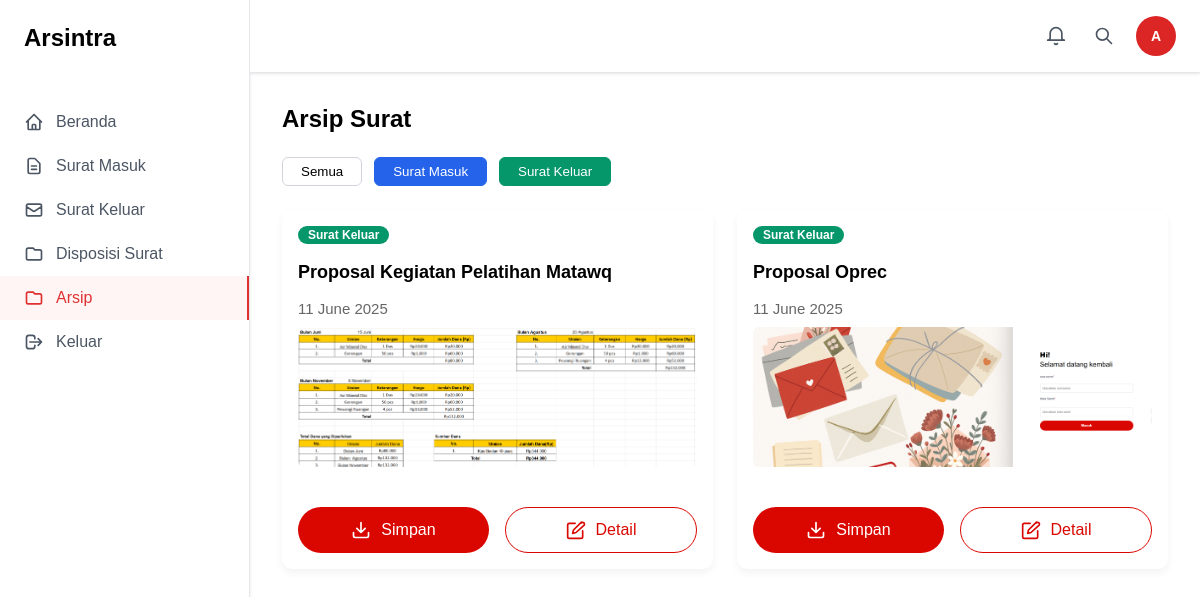
/users/arsip.php (signed in), run on the app's committed database.
### tables this page shows
CREATE TABLE surat_keluar (
    id INT PRIMARY KEY AUTO_INCREMENT,
    nomor_surat VARCHAR(50) NOT NULL,
    nama_surat VARCHAR(100) NOT NULL,
    kategori VARCHAR(50) NOT NULL,
    tanggal_keluar DATE NOT NULL,
    di_keluarkan VARCHAR(100) NOT NULL,
    tujuan_surat VARCHAR(100) NOT NULL,
    deskripsi_surat TEXT NOT NULL,
    file_path VARCHAR(255),
    status ENUM('draft', 'terkirim') DEFAULT 'draft',
    created_by INT,
    created_at TIMESTAMP DEFAULT CURRENT_TIMESTAMP,
    updated_at TIMESTAMP DEFAULT CURRENT_TIMESTAMP ON UPDATE CURRENT_TIMESTAMP,
    FOREIGN KEY (created_by) REFERENCES users(id)
);

### users/arsip.php (the view, shortened to what this page needs)
<?php
require_once '../config.php';
$stmt = $conn->prepare("
    SELECT sm.*, u.nama_lengkap as created_by_name, 'masuk' as tipe, sm.tanggal_masuk as tanggal_arsip
    FROM surat_masuk sm
    LEFT JOIN users u ON sm.created_by = u.id
    WHERE sm.status = 'selesai'
");
$stmt->execute();
$surat_masuk = $stmt->get_result()->fetch_all(MYSQLI_ASSOC);
$stmt = $conn->prepare("
    SELECT sk.*, u.nama_lengkap as created_by_name, 'keluar' as tipe, sk.tanggal_keluar as tanggal_arsip
    FROM surat_keluar sk
    LEFT JOIN users u ON sk.created_by = u.id
");
$stmt->execute();
$surat_keluar = $stmt->get_result()->fetch_all(MYSQLI_ASSOC);
$arsip = array_merge($surat_masuk, $surat_keluar);
usort($arsip, function($a, $b) {
    return strtotime($b['tanggal_arsip']) - strtotime($a['tanggal_arsip']);
});
?>
<!DOCTYPE html>
<html lang="id">
<head>
  <link rel="stylesheet" href="../css/style.css" />
</head>
<body>
  <div class="container">
    <div class="sidebar">
      <div class="sidebar-header">
        <h1>Arsintra</h1>
      </div>
      <nav class="sidebar-nav">
        <a href="./dashboard.php" class="sidebar-item">
          <svg class="icon" viewBox="0 0 24 24">
            <path d="M3 12l2-2m0 0l7-7 7 7M5 10v10a1 1 0 001 1h3m10-11l2 2m-2-2v10a1 1 0 01-1 1h-3m-6 0a1 1 0 001-1v-4a1 1 0 011-1h2a1 1 0 011 1v4a1 1 0 001 1m-6 0h6"></path>
          </svg>
          <span>Beranda</span>
        </a>
        <a href="./surat-masuk.php" class="sidebar-item">
          <svg class="icon" viewBox="0 0 24 24">
            <path d="M9 12h6m-6 4h6m2 5H7a2 2 0 01-2-2V5a2 2 0 012-2h5.586a1 1 0 01.707.293l5.414 5.414a1 1 0 01.293.707V19a2 2 0 01-2 2z"></path>
          </svg>
          <span>Surat Masuk</span>
        </a>
        <a href="./surat-keluar.php" class="sidebar-item ">
          <svg class="icon" viewBox="0 0 24 24">
            <path d="M3 8l7.89 5.26a2 2 0 002.22 0L21 8M5 19h14a2 2 0 002-2V7a2 2 0 00-2-2H5a2 2 0 00-2 2v10a2 2 0 002 2z"></path>
          </svg>
          <span>Surat Keluar</span>
        </a>
        <a href="./disposisi-surat.php" class="sidebar-item">
          <svg class="icon" viewBox="0 0 24 24">
            <path d="M3 7v10a2 2 0 002 2h14a2 2 0 002-2V9a2 2 0 00-2-2h-6l-2-2H5a2 2 0 00-2 2z"></path>
          </svg>
          <span>Disposisi Surat</span>
        </a>
        <a href="./arsip.php" class="sidebar-item active">
          <svg class="icon" viewBox="0 0 24 24">
            <path d="M3 7v10a2 2 0 002 2h14a2 2 0 002-2V9a2 2 0 00-2-2h-6l-2-2H5a2 2 0 00-2 2z"></path>
          </svg>
          <span>Arsip</span>
        </a>
        <a href="./logout.php" class="sidebar-item">
          <svg class="icon" viewBox="0 0 24 24">
            <path d="M17 16l4-4m0 0l-4-4m4 4H7m6 4v1a3 3 0 01-3 3H6a3 3 0 01-3-3V7a3 3 0 013-3h4a3 3 0 013 3v1"></path>
          </svg>
          <span>Keluar</span>
        </a>
      </nav>
    </div>
        <div class="main-content">
            <header class="header">
                <div class="header-actions">
                    <button class="icon-button">
                        <svg class="icon" viewBox="0 0 24 24">
                            <path d="M22 17H2a3 3 0 0 0 3-3V9a7 7 0 0 1 14 0v5a3 3 0 0 0 3 3zm-8.27 4a2 2 0 0 1-3.46 0"></path>
                        </svg>
                    </button>
                    <button class="icon-button">
                        <svg class="icon" viewBox="0 0 24 24">
                            <path d="M21 21l-6-6m2-5a7 7 0 11-14 0 7 7 0 0114 0z"></path>
                        </svg>
                    </button>
                    <div class="avatar" title="<?php echo htmlspecialchars($_SESSION['user_name']); ?>">
                        <span><?php echo strtoupper(substr($_SESSION['user_name'], 0, 1)); ?></span>
                    </div>
                </div>
            </header>
    <main class="content">
    <h2>Arsip Surat</h2>
    <div style="margin-bottom:24px;display:flex;gap:12px;">
        <button class="arsip-filter-btn" data-filter="all" style="padding:6px 18px;border-radius:6px;border:1px solid #d1d5db;background:#fff;cursor:pointer;font-weight:500;">Semua</button>
        <button class="arsip-filter-btn" data-filter="masuk" style="padding:6px 18px;border-radius:6px;border:1px solid #2563eb;background:#2563eb;color:#fff;cursor:pointer;font-weight:500;">Surat Masuk</button>
        <button class="arsip-filter-btn" data-filter="keluar" style="padding:6px 18px;border-radius:6px;border:1px solid #059669;background:#059669;color:#fff;cursor:pointer;font-weight:500;">Surat Keluar</button>
    </div>
    <div class="grid-container">
        <?php foreach ($arsip as $surat): ?>
        <div class="card arsip-card" data-tipe="<?php echo $surat['tipe']; ?>">
            <div style="display:flex;align-items:center;gap:8px;margin-bottom:8px;">
                <span style="font-size:12px;font-weight:600;padding:2px 10px;border-radius:12px;
                    <?php if($surat['tipe']==='masuk'){echo 'background:#2563eb;color:#fff;';}else{echo 'background:#059669;color:#fff;';} ?>
                ">
                    <?php echo $surat['tipe']==='masuk'?'Surat Masuk':'Surat Keluar'; ?>
                </span>
            </div>
            <h3 style="font-weight:600;min-height:40px;display:flex;align-items:center;gap:10px;">
                <?php echo htmlspecialchars($surat['nama_surat']); ?>
            </h3>
            <p style="color:#666;font-size:15px;margin-bottom:10px;">
                <?php echo date('d F Y', strtotime($surat['tanggal_arsip'])); ?>
            </p>
            <?php
            $file_path = !empty($surat['file_path']) ? '../' . $surat['file_path'] : '';
            $img_src = !empty($surat['file_path']) ? $surat['file_path'] : '';
            $file_ext = strtolower(pathinfo($file_path, PATHINFO_EXTENSION));
            $is_image = in_array($file_ext, ['jpg','jpeg','png']);
            ?>
            <?php if ($is_image && file_exists($file_path)): ?>
                <img src="<?php echo htmlspecialchars($img_src); ?>" alt="Scan Surat" class="surat-image" style="width:100%;height:140px;object-fit:cover;border-radius:6px;margin-bottom:1rem;" />
            <?php else: ?>
                <img src="../asset/image/surat-preview.png" alt="Surat" class="surat-image" style="width:100%;height:140px;object-fit:cover;border-radius:6px;margin-bottom:1rem;" />
            <?php endif; ?>
            <div class="button-group-arsip" style="display:flex;gap:16px;align-items:center;">
                <a href="download-surat.php?id=<?php echo $surat['id']; ?>&type=<?php echo $surat['tipe']; ?>" style="font-weight: 400; gap: 10px; display: flex; align-items: center;" class="btn btn-primary" title="Download Scan Surat">
                    <svg class="icon" viewBox="0 0 24 24">
                        <path d="M21 15v4a2 2 0 01-2 2H5a2 2 0 01-2-2v-4m4-5l5 5 5-5m-5 5V3"></path>
                    </svg>Simpan
                </a>
                <a href="<?php echo $surat['tipe'] === 'masuk' ? 'detail-surat-masuk.php?id=' . $surat['id'] : 'detail-surat-keluar.php?id=' . $surat['id']; ?>" style="color: #da0700; gap: 10px; display: flex; align-items: center;" class="btn btn-secondary">
                    <svg class="icon" viewBox="0 0 24 24">
                        <path d="M11 4H4a2 2 0 00-2 2v14a2 2 0 002 2h14a2 2 0 002-2v-7m-1.5-9.5a2.121 2.121 0 113 3L12 15l-4 1 1-4 9.5-9.5z"></path>
                    </svg>Detail
                </a>
            </div>
        </div>
        <?php endforeach; ?>
    </div>
</main>
</div>
</div>
</body>
</html>

### css/style.css (style rules this page uses)
* { box-sizing: border-box; margin: 0; padding: 0; font-family: Arial, sans-serif; }
body, html { height: 100%; }
.button-group-arsip { margin-top: 20px; display: flex; flex-direction: row; justify-content: center; align-items: center; gap: 16px; }
.btn { width: 100%; height: 46px; border-radius: 999px; font-size: 16px; display: flex; align-items: center; justify-content: center; text-decoration: none; border: none; cursor: pointer; }
.btn-primary { background-color: #da0700; color: white; font-weight: 700; }
.btn-secondary { background-color: white; color: black; font-weight: 400; border: 1px solid #da0700; }
.container { display: flex; height: 100vh; background-color: #ffffff; }
.sidebar { width: 250px; background-color: #ffffff; border-right: 1px solid #e5e7eb; box-shadow: 0 1px 3px 0 rgba(0, 0, 0, 0.1); display: flex; flex-direction: column; }
.sidebar-header { padding: 1.5rem; }
.sidebar-header h1 { font-size: 1.5rem; font-weight: 700; }
.sidebar-nav { margin-top: 1.5rem; }
.sidebar-item { display: flex; align-items: center; gap: 0.75rem; padding: 0.75rem 1.5rem; color: #4b5563; text-decoration: none; transition: background-color 0.2s; }
.sidebar-item.active { background-color: #fff5f5; color: #e03131; font-weight: 500; border-right: 2px solid #e03131; }
.icon { width: 1.25rem; height: 1.25rem; stroke: currentColor; stroke-width: 2; stroke-linecap: round; stroke-linejoin: round; fill: none; }
.main-content { flex: 1; display: flex; flex-direction: column; overflow: auto; }
.header { display: flex; align-items: center; justify-content: space-between; padding: 1rem 1.5rem; background-color: #ffffff; border-bottom: 1px solid #e5e7eb; box-shadow: 0 1px 3px 0 rgba(0, 0, 0, 0.1); }
.header-actions { display: flex; align-items: center; gap: 1rem; }
.icon-button { display: flex; align-items: center; justify-content: center; width: 2rem; height: 2rem; border-radius: 9999px; border: none; background-color: transparent; color: #4b5563; cursor: pointer; transition: background-color 0.2s; }
.avatar { display: flex; align-items: center; justify-content: center; width: 2rem; height: 2rem; border-radius: 9999px; background-color: #e03131; color: #ffffff; font-size: 0.875rem; font-weight: 500; cursor: pointer; }
.avatar { width: 32px; height: 32px; background-color: #e03131; border-radius: 50%; }
.content { padding: 2rem; }
.content h2 { font-size: 24px; margin-bottom: 1.5rem; }
.grid-container { display: grid; grid-template-columns: repeat(auto-fill, minmax(280px, 1fr)); gap: 1.5rem; }
.card { background-color: #fff; border-radius: 10px; padding: 1rem; box-shadow: 0 4px 8px rgba(0,0,0,0.05); transition: transform 0.2s ease; }
.card h3 { font-size: 18px; margin-bottom: 0.5rem; }
.card p { font-size: 14px; color: #555; margin-bottom: 1rem; }
.surat-image { width: 100%; height: auto; border-radius: 6px; margin-bottom: 1rem; }
.avatar { width: 2.5rem; height: 2.5rem; background: #dc2626; border-radius: 50%; display: flex; align-items: center; justify-content: center; color: white; font-weight: 600; cursor: pointer; }

### data on the page
surat_keluar: nama_surat "Proposal Kegiatan Pelatihan Matawq", tanggal_keluar "11 June 2025", file_path (picture)
surat_keluar: nama_surat "Proposal Oprec", tanggal_keluar "11 June 2025", file_path (picture)

### other printed values
substr($_SESSION['user_name'], 0, 1) "A"
